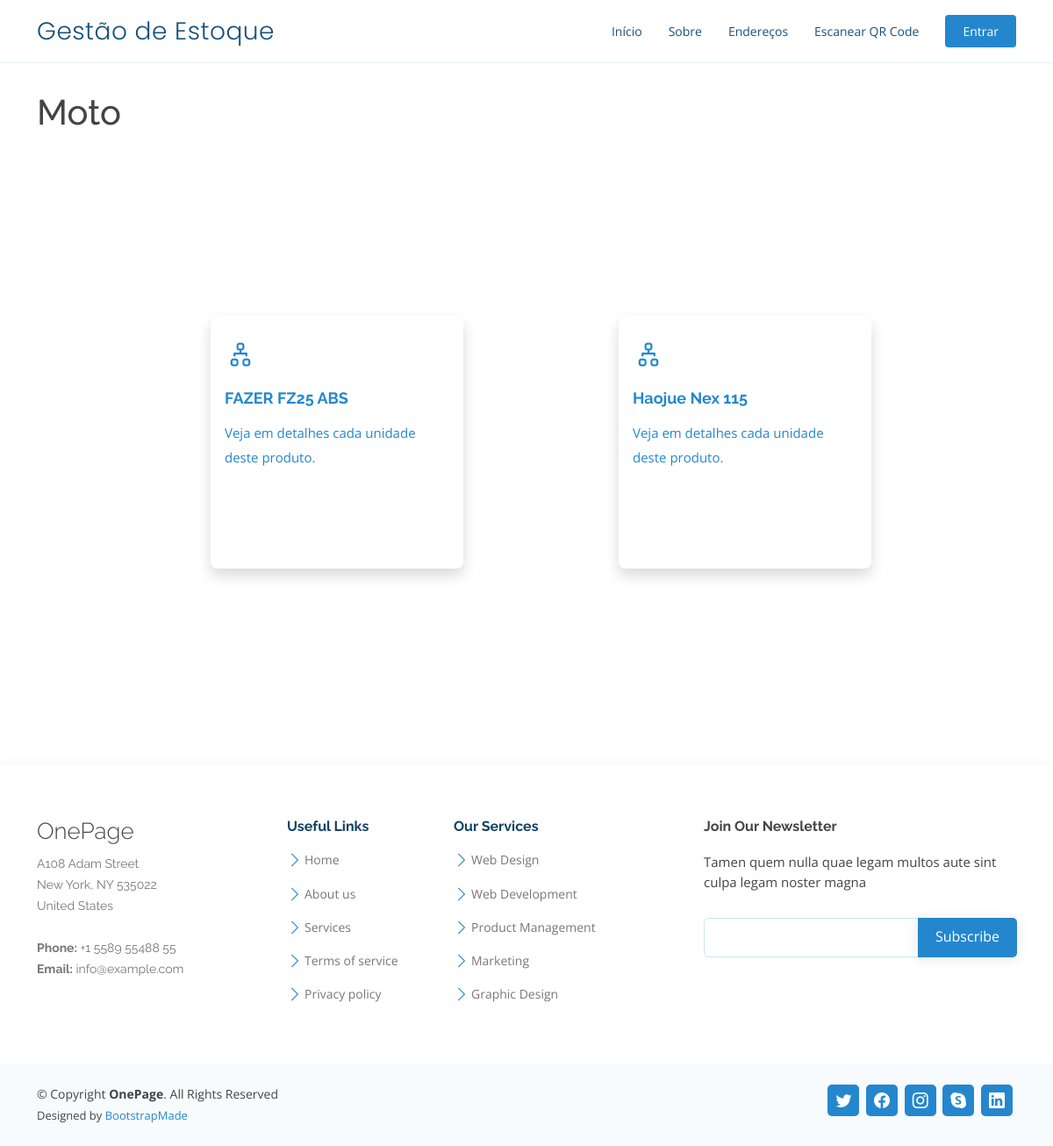
Page /categorias/moto/ on the committed database.
### inventory_management/models.py (models this page shows, shortened)
class Category(models.Model):
    id = models.UUIDField(primary_key=True, default=uuid.uuid4, editable=False)
    name = models.CharField("Nome da Categoria", max_length=100)
    slug = models.SlugField("Slug", max_length=100, blank=True, null=True, editable=False)
    class Meta:
        verbose_name_plural = "Categorias"
        verbose_name = "Categoria"

class Product(models.Model):
    id = models.UUIDField(primary_key=True, default=uuid.uuid4, editable=False)
    category = models.ForeignKey('inventory_management.Category', on_delete=models.CASCADE, verbose_name="Categoria")
    name = models.CharField("Nome do Produto", max_length=100)
    description = models.TextField("Descrição")
    price = models.DecimalField("Preço", max_digits=10, decimal_places=2)
    image = models.ImageField("Imagem", upload_to='product_images', blank=True, null=True)
    slug = models.SlugField("Slug", max_length=100, blank=True, null=True, editable=False)
    class Meta:
        verbose_name_plural = "Produtos"
        verbose_name = "Produto"

### inventory_management/views.py (the view)
# urls.py: path('categorias/<slug:slug>/', CategoryItemsView.as_view(), name='category_items'),
class CategoryItemsView(ListView):
    model = Product
    template_name = 'category_items.html'
    def get_context_data(self, **kwargs):
        context = super().get_context_data(**kwargs)
        context['category'] = Category.objects.get(slug=self.kwargs['slug'])
        context['products'] = Product.objects.filter(category=context['category'])
        return context

### inventory_management/templates/category_items.html
{% extends "base.html" %}
{% block content %}
<div class="row justify-content-center align-items-center g-2 py-3">
    <div class="col-12">
        <h1>{{ category.name }}</h1>
        <div class="row icon-boxes justify-content-evenly">
            <div class="row icon-boxes justify-content-evenly">{% for product in products %}
                <div class="col-md-6 col-lg-3 d-flex align-items-stretch mb-5 mb-lg-0" data-aos="zoom-in"
                    data-aos-delay="200">
                    <a href="{% url 'inventory_management:product_detail' category.slug product.slug %}"
                        class="d-flex align-items-stretch mb-5 mb-lg-0">
                        <div class="icon-box square-icon-box shadow p-3">
                            <div class="icon"><i class="bi bi-diagram-2"></i></div>
                            <h4 class="title">{{ product.name }}</h4>
                            <p class="description">Veja em detalhes cada unidade deste produto.</p>
                        </div>
                    </a>
                </div>
                {% empty %}
                <div class="alert alert-warning" role="alert">
                    <strong>Opa!</strong> Nenhum produto dessa classe foi cadastrado ainda.
                </div>
                {% endfor %}
            </div>
        </div>
    </div>
</div>
{% endblock %}

### static/OnePage/assets/css/style.css (style rules this page uses)
body { font-family: "Open Sans", sans-serif; color: #444444; }
a { color: #2487ce; text-decoration: none; }
h1, h2, h3, h4, h5, h6 { font-family: "Raleway", sans-serif; }
.icon-boxes { margin-top: 6.5rem; margin-bottom: 6.5rem; }
.icon-box { padding: 50px 30px; position: relative; overflow: hidden; background: #fff; box-shadow: 0 0 29px 0 rgba(18, 66, 101, 0.08); transition: all 0.3s ease-in-out; border-radius: 8px; z-index: 1; }
.square-icon-box { width: 18rem; aspect-ratio: 1/1; }
.icon-box .title { font-weight: 700; margin-bottom: 15px; font-size: 18px; }
.icon-box .description { font-size: 15px; line-height: 28px; margin-bottom: 0; }
.icon-box .icon { margin-bottom: 20px; padding-top: 10px; display: inline-block; transition: all 0.3s ease-in-out; font-size: 36px; line-height: 1; color: #2487ce; }

### templates/base.html (style rules this page uses)
body { min-height: 100vh; }

### rows in the picture
Category: name "Moto"
Product: name "FAZER FZ25 ABS"
Product: name "Haojue Nex 115"
